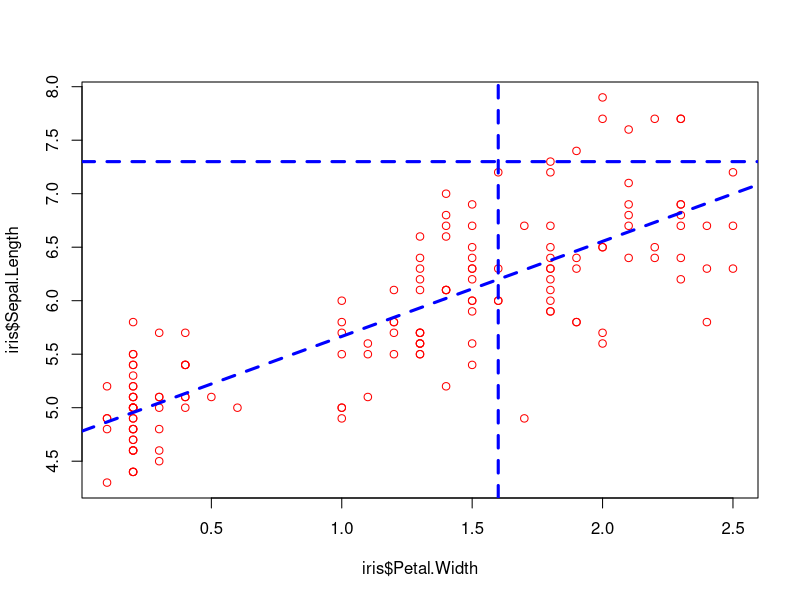

Source code (R):
data("iris")
# Drawing regression line on a plot

teg <-  lm(Sepal.Length ~ Petal.Width, data = iris)
plot(iris$Sepal.Length ~ iris$Petal.Width, col = "red")
abline(teg, 
       col = "blue", 
       lwd = 3, 
       lty = "dashed",
       v = 1.6,
       h = 7.3)
